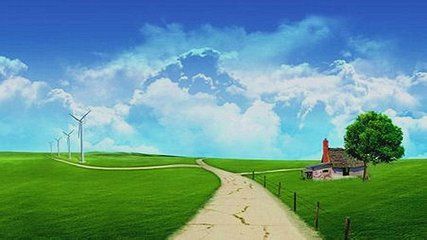
#> input picture Python_opencv/images/demo.jpg, 427 x 240 px
$ python tutorial_3_color_space.py
#> lines starting #> are read from the running program, lines starting #| are printed output that depends on the picture
#!/usr/bin/python
# -*- coding: utf-8 -*-
# Author = 'IReverser'
"""
    The first function use to read a video file for tracking simple-color picture,
    and display gray and mask picture.
    （1）color_space：gray，hsv，yuv，Ycrcb，HIS.
    (2) count time.
"""
import cv2 as cv
import numpy as np


def extrace_object():
    """
        这个函数用于读取视频文件进行简单的颜色追踪，并显示出黑白mask图片进行展示
    """
    capture = cv.VideoCapture('./demo.mp4')
    while True:
        ret, frame = capture.read()
        if not ret == True:
            break
        hsv = cv.cvtColor(frame, cv.COLOR_BGR2HSV)
        lower_hsv = np.array([37, 43, 46])  # 绿色的hsv对应的最低值
        high_hsv = np.array([77, 255, 255])  # 绿色的hsv对应的最高值
        mask = cv.inRange(hsv, lowerb=lower_hsv, upperb=high_hsv)
        # dst = cv.bitwise_and(frame, frame, mask=mask)
        cv.imshow("video", frame)
        cv.imshow("mask", mask)
        # cv.imshow("mask1", dst)
        c = cv.waitKey(40)
        if c == 27:
            break


def color_space_demo(image):
    gray = cv.cvtColor(image, cv.COLOR_BGR2GRAY)
    cv.imshow("gray", gray)
    hsv = cv.cvtColor(image, cv.COLOR_BGR2HSV)
    cv.imshow("hsv", hsv)
    yuv = cv.cvtColor(image, cv.COLOR_BGR2YUV)
    cv.imshow("yuv", yuv)
    Ycrcb = cv.cvtColor(image, cv.COLOR_BGR2YCrCb)
    cv.imshow("Ycrcb", Ycrcb)
    his = cv.cvtColor(image, cv.COLOR_BGR2HLS)
    cv.imshow("HIS", his)


print("--------------Hello Python ------------")
src = cv.imread("./images/demo.jpg")  # src: blue green red
#> src is the input picture: shape (240, 427, 3); mean B, G, R 146.2, 151.4, 101.3
cv.namedWindow("input image", cv.WINDOW_AUTOSIZE)
cv.imshow("input image", src)
t1 = cv.getTickCount()
# channel split
b, g, r = cv.split(src)
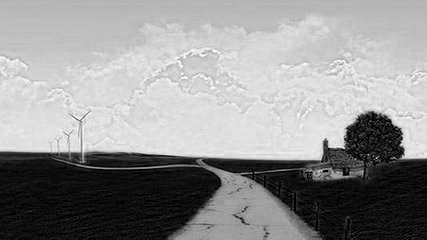
#> b: shape (240, 427); min 0, max 255, mean 146.2
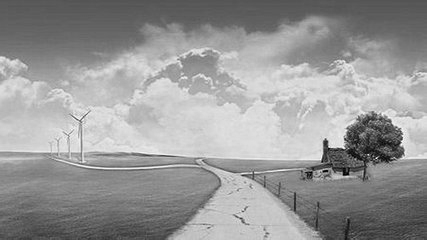
#> g: shape (240, 427); min 0, max 255, mean 151.4
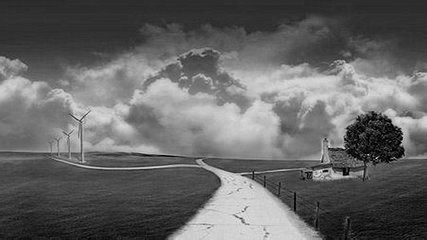
#> r: shape (240, 427); min 0, max 236, mean 101.3
cv.imshow("blue", b)
cv.imshow("green", g)
cv.imshow("red", r)
# set channel value. eg: channel 3 set as 0.
src[:, :, 2] = 0
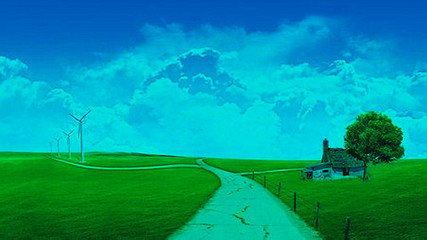
#> src: shape (240, 427, 3); mean B, G, R 146.2, 151.4, 0
# channel merge
src = cv.merge([b, g, r])
cv.imshow("change image", src)
# extrace_object()
t2 = cv.getTickCount()
time = (t2 - t1) / cv.getTickFrequency()
print("time : %s s " % time * 1000)
cv.waitKey(0)
